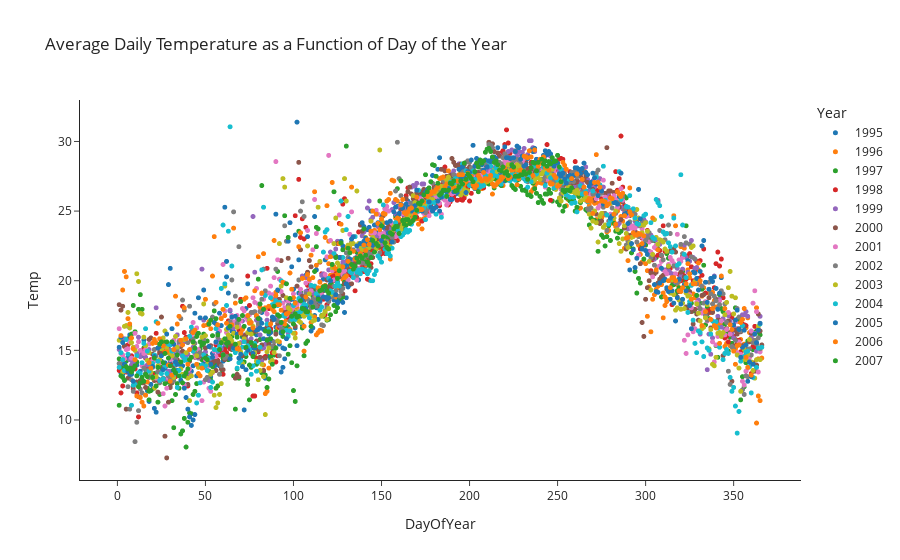

Notebook cell for this chart:
### Code cell
israel_df = df[df['Country'] == "Israel"]
fig_1 = px.scatter(israel_df,
                   x='DayOfYear', y='Temp',
                   title='Average Daily Temperature as a Function of Day of the Year',
                   color='Year')
fig_1.update_traces(
    marker=dict(size=5)
)
# pio.write_image(fig=fig_1, engine='orca', file='./daily_avg_temp_to_day_of_year_israel.png')
fig_1.show()

### Figure 1 — Plotly figure (JSON) as saved in the notebook; plotly's stock layout.template omitted (floating-point values rounded to 4 significant figures; data arrays with more than 128 entries replaced by an {"elided": "..."} marker saying what was removed)
{"data": [{"hovertemplate": "Year=1995<br>DayOfYear=%{x}<br>Temp=%{y}<extra></extra>", "legendgroup": "1995", "marker": {"color": "#1F77B4", "symbol": "circle", "size": 5}, "mode": "markers", "name": "1995", "showlegend": true, "x": {"elided": "243 int values"}, "xaxis": "x", "y": {"elided": "243 float values"}, "yaxis": "y", "type": "scattergl"}, {"hovertemplate": "Year=1996<br>DayOfYear=%{x}<br>Temp=%{y}<extra></extra>", "legendgroup": "1996", "marker": {"color": "#FF7F0E", "symbol": "circle", "size": 5}, "mode": "markers", "name": "1996", "showlegend": true, "x": {"elided": "282 int values"}, "xaxis": "x", "y": {"elided": "282 float values"}, "yaxis": "y", "type": "scattergl"}, {"hovertemplate": "Year=1997<br>DayOfYear=%{x}<br>Temp=%{y}<extra></extra>", "legendgroup": "1997", "marker": {"color": "#2CA02C", "symbol": "circle", "size": 5}, "mode": "markers", "name": "1997", "showlegend": true, "x": {"elided": "360 int values"}, "xaxis": "x", "y": {"elided": "360 float values"}, "yaxis": "y", "type": "scattergl"}, {"hovertemplate": "Year=1998<br>DayOfYear=%{x}<br>Temp=%{y}<extra></extra>", "legendgroup": "1998", "marker": {"color": "#D62728", "symbol": "circle", "size": 5}, "mode": "markers", "name": "1998", "showlegend": true, "x": {"elided": "328 int values"}, "xaxis": "x", "y": {"elided": "328 float values"}, "yaxis": "y", "type": "scattergl"}, {"hovertemplate": "Year=1999<br>DayOfYear=%{x}<br>Temp=%{y}<extra></extra>", "legendgroup": "1999", "marker": {"color": "#9467BD", "symbol": "circle", "size": 5}, "mode": "markers", "name": "1999", "showlegend": true, "x": {"elided": "328 int values"}, "xaxis": "x", "y": {"elided": "328 float values"}, "yaxis": "y", "type": "scattergl"}, {"hovertemplate": "Year=2000<br>DayOfYear=%{x}<br>Temp=%{y}<extra></extra>", "legendgroup": "2000", "marker": {"color": "#8C564B", "symbol": "circle", "size": 5}, "mode": "markers", "name": "2000", "showlegend": true, "x": {"elided": "365 int values"}, "xaxis": "x", "y": {"elided": "365 float values"}, "yaxis": "y", "type": "scattergl"}, {"hovertemplate": "Year=2001<br>DayOfYear=%{x}<br>Temp=%{y}<extra></extra>", "legendgroup": "2001", "marker": {"color": "#E377C2", "symbol": "circle", "size": 5}, "mode": "markers", "name": "2001", "showlegend": true, "x": {"elided": "339 int values"}, "xaxis": "x", "y": {"elided": "339 float values"}, "yaxis": "y", "type": "scattergl"}, {"hovertemplate": "Year=2002<br>DayOfYear=%{x}<br>Temp=%{y}<extra></extra>", "legendgroup": "2002", "marker": {"color": "#7F7F7F", "symbol": "circle", "size": 5}, "mode": "markers", "name": "2002", "showlegend": true, "x": {"elided": "352 int values"}, "xaxis": "x", "y": {"elided": "352 float values"}, "yaxis": "y", "type": "scattergl"}, {"hovertemplate": "Year=2003<br>DayOfYear=%{x}<br>Temp=%{y}<extra></extra>", "legendgroup": "2003", "marker": {"color": "#BCBD22", "symbol": "circle", "size": 5}, "mode": "markers", "name": "2003", "showlegend": true, "x": {"elided": "361 int values"}, "xaxis": "x", "y": {"elided": "361 float values"}, "yaxis": "y", "type": "scattergl"}, {"hovertemplate": "Year=2004<br>DayOfYear=%{x}<br>Temp=%{y}<extra></extra>", "legendgroup": "2004", "marker": {"color": "#17BECF", "symbol": "circle", "size": 5}, "mode": "markers", "name": "2004", "showlegend": true, "x": {"elided": "339 int values"}, "xaxis": "x", "y": {"elided": "339 float values"}, "yaxis": "y", "type": "scattergl"}, {"hovertemplate": "Year=2005<br>DayOfYear=%{x}<br>Temp=%{y}<extra></extra>", "legendgroup": "2005", "marker": {"color": "#1F77B4", "symbol": "circle", "size": 5}, "mode": "markers", "name": "2005", "showlegend": true, "x": {"elided": "319 int values"}, "xaxis": "x", "y": {"elided": "319 float values"}, "yaxis": "y", "type": "scattergl"}, {"hovertemplate": "Year=2006<br>DayOfYear=%{x}<br>Temp=%{y}<extra></extra>", "legendgroup": "2006", "marker": {"color": "#FF7F0E", "symbol": "circle", "size": 5}, "mode": "markers", "name": "2006", "showlegend": true, "x": {"elided": "329 int values"}, "xaxis": "x", "y": {"elided": "329 float values"}, "yaxis": "y", "type": "scattergl"}, {"hovertemplate": "Year=2007<br>DayOfYear=%{x}<br>Temp=%{y}<extra></extra>", "legendgroup": "2007", "marker": {"color": "#2CA02C", "symbol": "circle", "size": 5}, "mode": "markers", "name": "2007", "showlegend": true, "x": {"elided": "251 int values"}, "xaxis": "x", "y": {"elided": "251 float values"}, "yaxis": "y", "type": "scattergl"}], "layout": {"xaxis": {"anchor": "y", "domain": [0.0, 1.0], "title": {"text": "DayOfYear"}}, "yaxis": {"anchor": "x", "domain": [0.0, 1.0], "title": {"text": "Temp"}}, "legend": {"title": {"text": "Year"}, "tracegroupgap": 0}, "title": {"text": "Average Daily Temperature as a Function of Day of the Year"}}}
